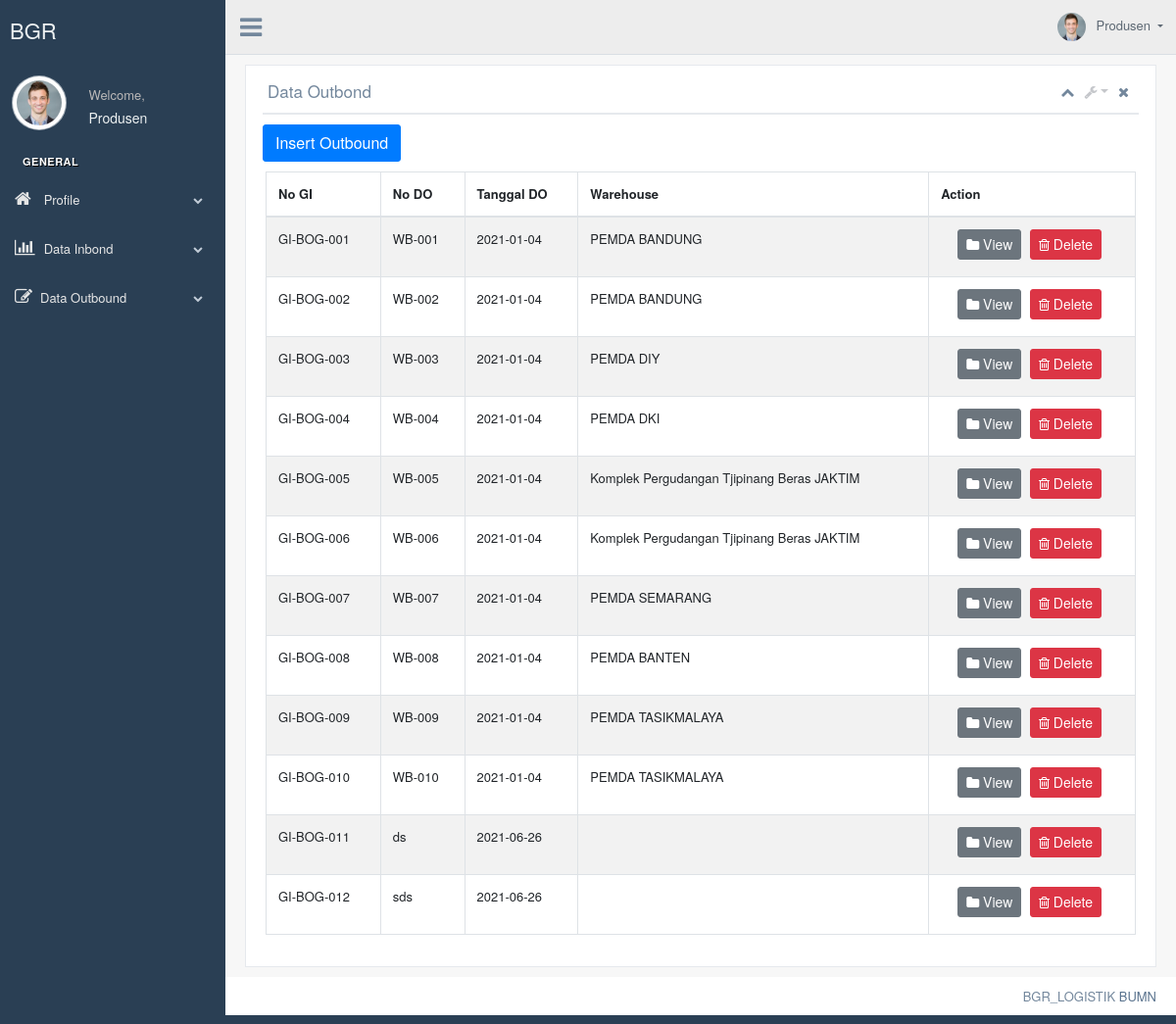
Before: /index.php/c_produsen/produsen_data_outbound with the older database file.
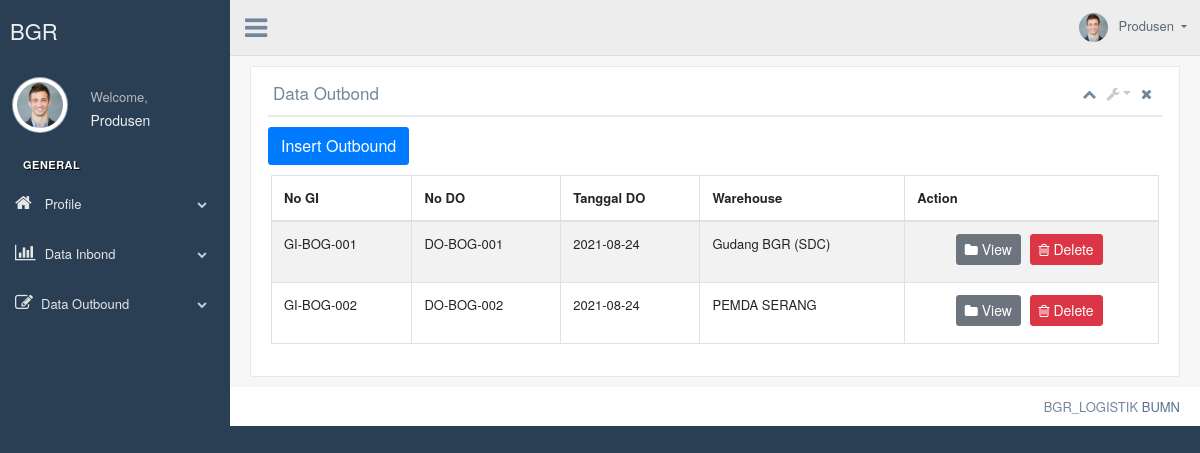
After: the same page with the newer database file.
### tables this page shows
CREATE TABLE `outbound` (
  `no_gi` varchar(15) NOT NULL,
  `kode_user` varchar(30) NOT NULL,
  `no_do` varchar(15) NOT NULL,
  `do_date` date NOT NULL,
  `trans_tipe` char(10) NOT NULL,
  `do_type` char(10) NOT NULL,
  `supplier_id` varchar(15) NOT NULL,
  `address_org` varchar(255) NOT NULL,
  `city_org` char(100) NOT NULL,
  `province_org` char(100) NOT NULL,
  `country_org` char(100) NOT NULL,
  `wh_org` varchar(100) NOT NULL,
  `buyer_id` varchar(15) NOT NULL,
  `address_dest` varchar(255) NOT NULL,
  `city_dest` char(100) NOT NULL,
  `province_dest` char(100) NOT NULL,
  `country_dest` char(100) NOT NULL,
  `wh_dest` varchar(100) NOT NULL,
  `etd` date NOT NULL,
  `eta` date NOT NULL
);

### application/controllers/C_Produsen.php (called while the page is built, shortened)
<?php
class C_Produsen extends CI_Controller {
	function __construct(){
		$this->load->model('M_Produsen');
	}
	public function produsen_data_outbound()
	{
		$data['outbound']=$this->M_Produsen->getoutbound();
		$this->load->view('produsen/v_produsen_outbound', $data);
	}
}

### index.php (called while the page is built, shortened)
<?php
require_once BASEPATH.'core/CodeIgniter.php';

### application/models/M_Produsen.php (called while the page is built, shortened)
<?php
class M_Produsen extends CI_Model{
	public function getoutbound()
    {
        return $this->db->get('outbound')->result();
    }
}

### application/views/produsen/v_produsen_outbound.php (the view, shortened to what the changed rows need)
<body class="nav-md">
  <div class="container body">
    <div class="main_container">
      <div class="col-md-3 left_col">
        <div class="left_col scroll-view">
          <div class="profile clearfix">
            <div class="profile_info">
              <h2>Produsen</h2>
            </div>
          </div>
          <br />
        </div>
      </div>
      <div class="right_col" role="main">
          <div class="row">
            <div class="col-md-12 col-sm-12 ">
              <div class="x_panel">
                <div class="x_title">
                  <h2>Data Outbond <small></small></h2>
                </div>
                <div class="x_content">
                    <div class="row">
                        <div class="col-sm-12">
                          <div class="card-box table-responsive">
                  <table id="datatable-buttons" class="table table-striped table-bordered" style="width:100%">
                    <thead>
                      <tr>
                        <th>No GI</th>
                        <th>No DO</th>
                        <th>Tanggal DO</th>
                        <th>Warehouse</th>
                        <th>Action</th>
                      </tr>
                    </thead>
                    <tbody>
                        <?php foreach ($outbound as $brt=>$value) :?>
                      <tr>
                       <td><?= $value->no_gi;?></td>
                       <td><?= $value->no_do;?></td>
										 <td><?= $value->do_date;?></td>
										 <td><?= $value->wh_dest;?></td>
                        <td><center>
                          <a href="<?= base_url("c_produsen/outbound_detail/").$value->no_gi; ?>" class="btn btn-secondary btn-sm"><i class="fa fa-folder"></i> View </a>
                          <a href="<?php echo site_url('c_produsen/delete_outbound/').$value->no_gi; ?>" class="btn btn-danger btn-sm"><i class="fa fa-trash-o"></i> Delete </a>
                          </center></td>
                      </tr>
                      <?php endforeach;?>
                    </tbody>
                  </table>
                </div>
              </div>
            </div>
          </div>
              </div>
            </div>
          </div>
        </div>
      </div>
    </div>
  </div>

Changed rows visible on the page:
removed outbound: no_gi "GI-BOG-003", no_do "WB-003", do_date "2021-01-04", wh_dest "PEMDA DIY"
removed outbound: no_gi "GI-BOG-004", no_do "WB-004", do_date "2021-01-04", wh_dest "PEMDA DKI"
removed outbound: no_gi "GI-BOG-005", no_do "WB-005", do_date "2021-01-04", wh_dest "Komplek Pergudangan Tjipinang Beras JAKTIM"
removed outbound: no_gi "GI-BOG-006", no_do "WB-006", do_date "2021-01-04", wh_dest "Komplek Pergudangan Tjipinang Beras JAKTIM"
removed outbound: no_gi "GI-BOG-007", no_do "WB-007", do_date "2021-01-04", wh_dest "PEMDA SEMARANG"
removed outbound: no_gi "GI-BOG-008", no_do "WB-008", do_date "2021-01-04", wh_dest "PEMDA BANTEN"
removed outbound: no_gi "GI-BOG-009", no_do "WB-009", do_date "2021-01-04", wh_dest "PEMDA TASIKMALAYA"
removed outbound: no_gi "GI-BOG-010", no_do "WB-010", do_date "2021-01-04", wh_dest "PEMDA TASIKMALAYA"
removed outbound: no_gi "GI-BOG-011", no_do "ds", do_date "2021-06-26"
removed outbound: no_gi "GI-BOG-012", no_do "sds", do_date "2021-06-26"
changed outbound "GI-BOG-001": no_do "WB-001" → "DO-BOG-001"; do_date "2021-01-04" → "2021-08-24"; wh_dest "PEMDA BANDUNG" → "Gudang BGR (SDC)"
changed outbound "GI-BOG-002": no_do "WB-002" → "DO-BOG-002"; do_date "2021-01-04" → "2021-08-24"; wh_dest "PEMDA BANDUNG" → "PEMDA SERANG"
